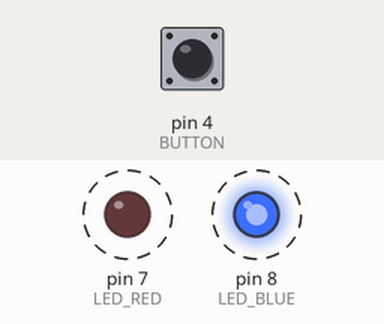
Simulated run of this sketch. Board: Arduino Uno, built with avr-gcc and run on an emulated ATmega328P. On the bench: output pins drawn as LEDs (lit = HIGH). Dashed ring = blinking. The inputs (shaded band) are chosen by the test bench; at power-on: pin 4 (BUTTON) HIGH.

Above: at 1.25 s.
1.3 s: pin 4 (BUTTON) pulled LOW for 0.25 s
At 3.1 s:
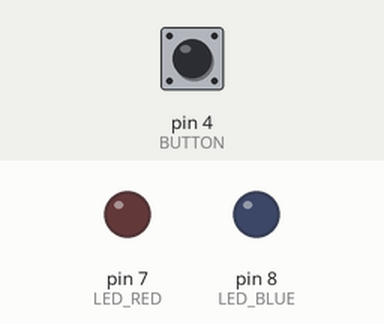
3.4 s: pin 4 (BUTTON) pulled LOW for 1 s
At 4.4 s:
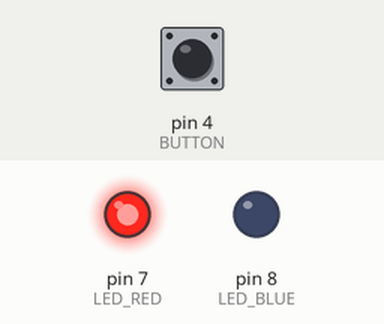
5.9 s: pin 4 (BUTTON) pulled LOW for 3.2 s
At 6.45 s:
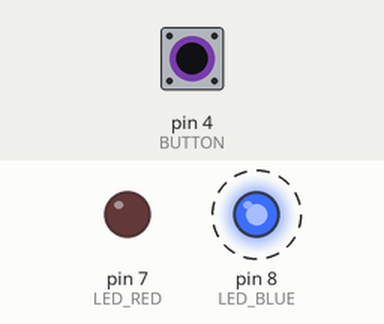
Timing chart, 0 to 11.0 s (numbered marks = the images above; inputs shaded):
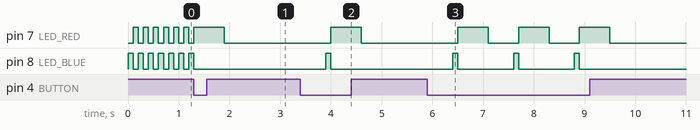

The sketch:

2LED.ino
```cpp
#define BUTTON 4
#define LED_BLUE 8
#define LED_RED 7
#define DELAY_TIME 100

int state = 0;

void setup() {
  Serial.begin(9600);
  pinMode(BUTTON, INPUT_PULLUP);
  pinMode(LED_BLUE, OUTPUT);
  pinMode(LED_RED, OUTPUT);
}

void loop() {
  int buttonValue = !digitalRead(BUTTON);

  if(buttonValue == 1) {
    state = !state;
    delay(500);
  }

  if(state == 0){
    digitalWrite(LED_BLUE, HIGH);
    digitalWrite(LED_RED, LOW);
    delay(DELAY_TIME);
    digitalWrite(LED_RED, HIGH);
    digitalWrite(LED_BLUE, LOW);
    delay(DELAY_TIME);
  }
  else if(state == 1) {
    digitalWrite(LED_BLUE, LOW);
    digitalWrite(LED_RED, LOW);
  }
}
```

Measured:
- after the input at 1.3 s, pin 8 (LED_BLUE): goes on until 1.3 s, then stays LOW
- after the input at 3.4 s, pin 7 (LED_RED): LOW → HIGH after 0.60 s, → LOW 0.60 s later; pin 8 (LED_BLUE): LOW → HIGH after 0.50 s, → LOW 0.10 s later
- after the input at 5.9 s, pin 7 (LED_RED): alternates HIGH for 0.60 s and LOW for 0.60 s, 6 changes in all, then stays LOW, starting after 0.60 s; pin 8 (LED_BLUE): alternates HIGH for 0.10 s and LOW for 1.1 s, 6 changes in all, then stays LOW, starting after 0.50 s
- by itself, pin 8 (LED_BLUE): alternates HIGH for 0.10 s and LOW for 0.10 s
